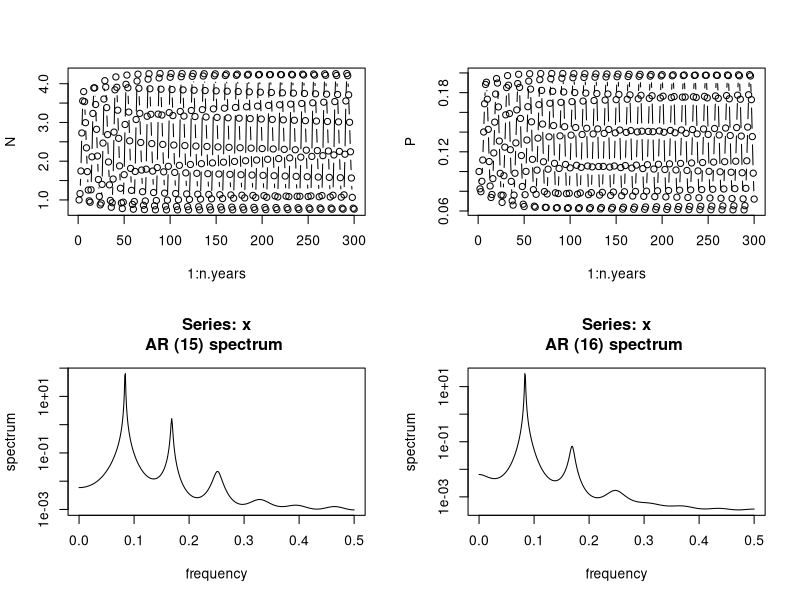
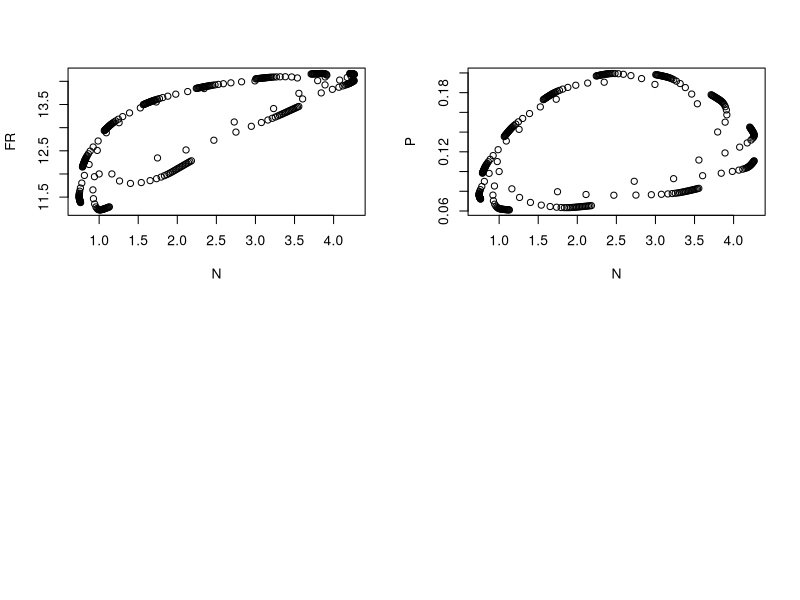
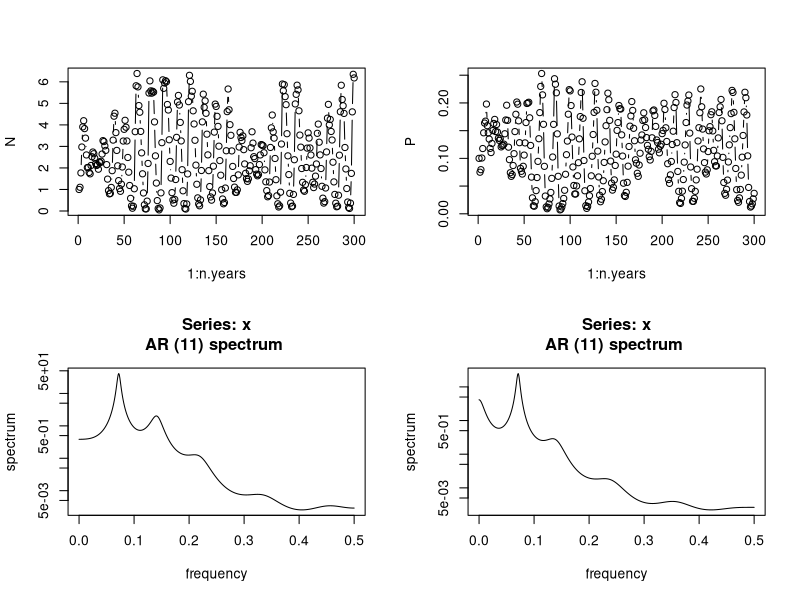
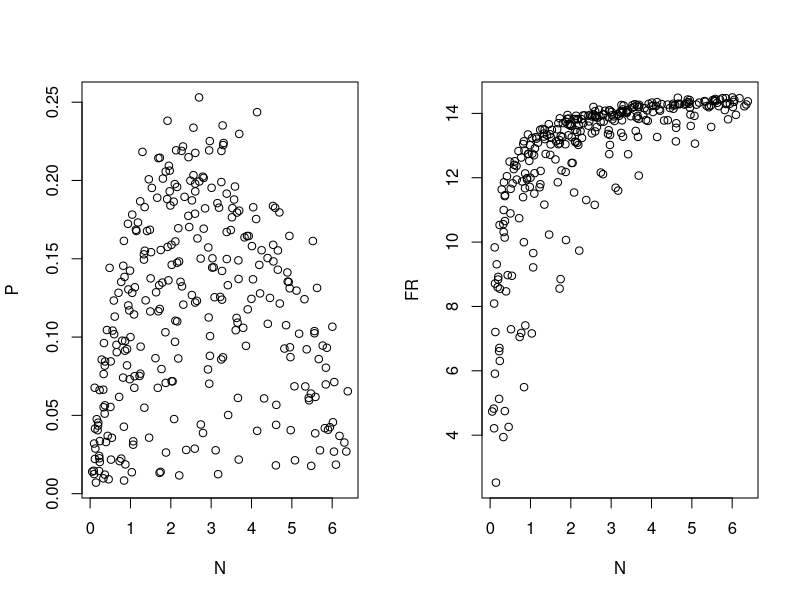

Write R code to recreate these figures, in order.
#################################################################################
### FB 15/03/2018 - finding parameter set with noisy limit cycle (i.e. limit cycle present when sigma ->0)
### FB 13/11/2017 - predator-prey model with noisy functional response data
### From much earlier code -- see Bayesian folder

rm(list=ls())
graphics.off()

################# Simulating the model without any noise ######################################

############# New parameter set --- stable limit cycles without stochasticity #############
############# Formally an invariant loop ##################################################

### Model used (use stored simulated data later on, just tryouts for now)
n.years<-300  	# Number of years // large so that we have no bias due to data length
N1<-1			# Initial pop size
P1<-0.1
K<-1			# threshold dd 
beta<-1			# density-dependence exponent
rmax_V<-2			# Max AVERAGE growth rate (thus not a true max...)
rmax_P<-0.5
sigma2.proc<-0.0		# worked well with 0.005
# Process sigma on the log-scale, use the Peretti et al. value. 0.005


### FR and predator parameters
C<-15 #instead 2.5
D<-0.25 #instead 1  (0.1 provoke extinction with C=15 and Q=10)
#NB 0.25 can still provoke extinction, 0.5 does not provide noise-free invariant loop
Q<-10 #possible 100 or 1000 otherwise 

### Simulation of data
#set.seed(42) 
set.seed(41)
#set.seed(40)

y<-N<-P<-FR<-numeric(n.years)
N[1]<-N1
P[1]<-P1
FR[1]<-C*N[1]/(D+N[1])

rV<-rnorm(n.years-1,rmax_V,sqrt(sigma2.proc))
rP<-rnorm(n.years-1,rmax_P,sqrt(sigma2.proc))
FRnoise<-rnorm(n.years,0,sqrt(sigma2.proc))

for (t in 1:(n.years-1)){
  
  FR[t+1]<-(C*N[t]/(D+N[t])) + FRnoise[t+1]
  N[t+1]<-0.05+N[t]*(exp(rV[t])/(1+(N[t]/K)^beta))*exp(-FR[t]*P[t]/N[t])
  P[t+1]<-P[t]*exp(rP[t])/(1+P[t]*Q/N[t])
}
## Plotting time series of abundances and FR
par(mfrow=c(2,2))
plot(1:n.years,N,type="b")
plot(1:n.years,P,type="b")

#curve(dbeta(x,a,b),from=0, to=1)
#par(mfrow=c(2,2))
spectrum(log(N),method="ar")
spectrum(log(P),method="ar")

plot(N,FR)
plot(N,P)

### Produce dataset to fit
data = cbind(log(N),log(P),FR) 

###################### Noisy limit cycle #############################################

rm(list=ls())
graphics.off()

### Model used (use stored simulated data later on, just tryouts for now)
n.years<-300  	# Number of years // large so that we have no bias due to data length
N1<-1			# Initial pop size
P1<-0.1
K<-1			# threshold dd 
beta<-1			# density-dependence exponent
rmax_V<-2			# Max AVERAGE growth rate (thus not a true max...)
rmax_P<-0.5
sigma2.proc<-0.005		# 0.05 usual but worked well with 0.005
# Process sigma on the log-scale, use the Peretti et al. value. 0.005


### FR and predator parameters
C<-15 #2.5
D<-0.25 #0.5 #1
Q<-10 

### Simulation of data
#set.seed(42) 
set.seed(41)
#set.seed(40)

y<-N<-P<-FR<-numeric(n.years)
N[1]<-N1
P[1]<-P1
FR[1]<-C*N[1]/(D+N[1])

rV<-rnorm(n.years-1,rmax_V,sqrt(sigma2.proc))
rP<-rnorm(n.years-1,rmax_P,sqrt(sigma2.proc))
FRnoise<-rnorm(n.years,0,sqrt(sigma2.proc))

for (t in 1:(n.years-1)){
 
  FR[t+1]<-max((C*N[t]/(D+N[t])) + FRnoise[t+1],0.0001)
  N[t+1]<-0.05+N[t]*(exp(rV[t])/(1+(N[t]/K)^beta))*exp(-FR[t]*P[t]/N[t])
  P[t+1]<-P[t]*exp(rP[t])/(1+P[t]*Q/N[t])
}
## Plotting time series of abundances and FR
par(mfrow=c(2,2))
plot(1:n.years,N,type="b")
plot(1:n.years,P,type="b")
#curve(dbeta(x,a,b),from=0, to=1)

#par(mfrow=c(2,2))
spectrum(log(N),method="ar")
spectrum(log(P),method="ar")

par(mfrow=c(1,2))
plot(N,P)
plot(N,FR)
